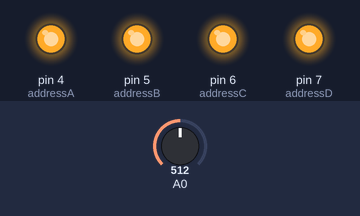
This sketch was run on a simulated Arduino Uno, built with avr-gcc and run on an emulated ATmega328P. Shown: output pins drawn as LEDs (lit = HIGH). The test bench sets the inputs (shaded band); at power-on: A0 = 512. What the sketch prints to the serial monitor is not drawn.

Above: at 2.7 s.
Timing chart, 0 to 6.9 s (numbered marks = the images above):
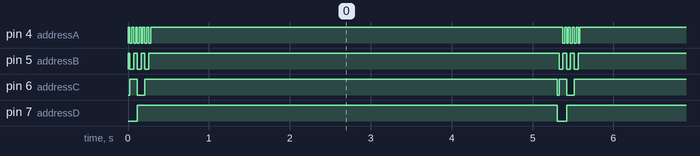

The sketch:

Multiplexer.ino
```cpp
// (licence header left out)
const int totChannels = 16;
const int addressA = 4;
const int addressB = 5;
const int addressC = 6;
const int addressD = 7;

int A = 0;
int B = 0;
int C = 0;
int D = 0;

void setup() {
  Serial.begin(9600);
  pinMode(addressA, OUTPUT);
  pinMode(addressB, OUTPUT);
  pinMode(addressC, OUTPUT);
  pinMode(addressD, OUTPUT);
  pinMode(A0, INPUT);
}

void loop() {
  for(int i=0; i<totChannels; i++){
    A = bitRead(i,0); //Take first bit from binary value of i channel.
    B = bitRead(i,1); //Take second bit from binary value of i channel.
    C = bitRead(i,2); //Take third bit from value of i channel.
    D = bitRead(i,3); //Take fouth bit from value of i channel

    digitalWrite(addressA, A);
    digitalWrite(addressB, B);
    digitalWrite(addressC, C);
    digitalWrite(addressD, D);
    Serial.print("Channel ");
    Serial.print(i);
    Serial.print(" value: ");
    Serial.println(analogRead(A0));
  }
  delay(5000);
}
```

Measured:
- by itself, pin 4 (addressA): repeats every 5.3 s: HIGH 5.1 s, 4 × (LOW 0.02 s, HIGH 0.02 s), LOW 0.02 s
- by itself, pin 5 (addressB): repeats every 5.3 s: 2 × (LOW 0.05 s, HIGH 0.05 s), LOW 0.05 s, HIGH 5.1 s
- by itself, pin 6 (addressC): repeats every 5.3 s: LOW 0.09 s, HIGH 5.1 s, LOW 0.02 s, HIGH 0.09 s
- by itself, pin 7 (addressD): alternates HIGH for 5.2 s and LOW for 0.12 s
